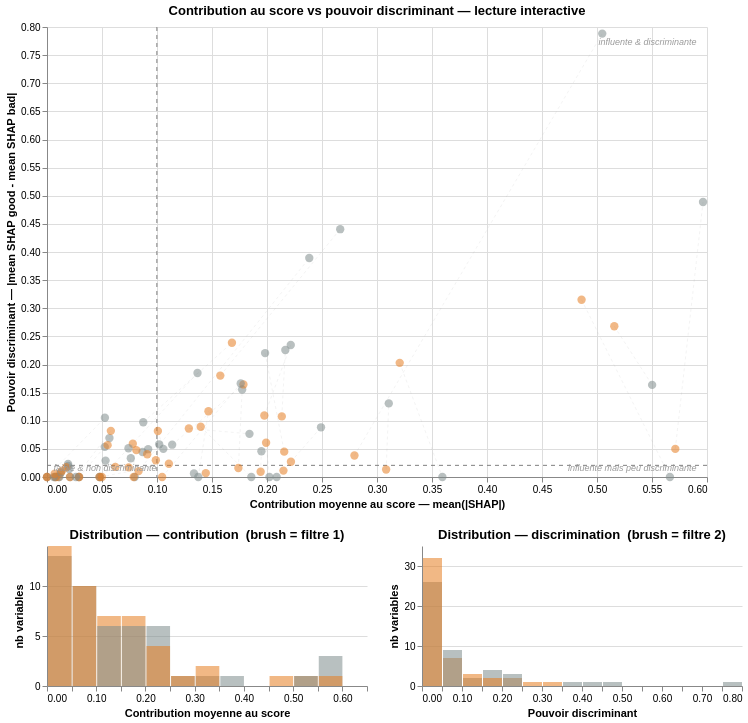

Source (notebook cell):
### Markdown cell above
De plus :) 

Les quadrants permettent une lecture immédiate du rôle des variables ! 

- **haut droite** = variables à la fois influentes et discriminantes 
- **haut gauche** = variables  peu influentes mais discriminantes 
- **bas droite** =  variables influentes mais peu discriminantes 
- **bas gauche** =  variables faibles et peu informatives

### Code cell
import altair as alt

def _parse_feat(feat):
    if feat.startswith('num__'):
        return feat[5:], None
    if feat.startswith('cat__'):
        rest = feat[5:]
        for c in sorted(cat_cols, key=len, reverse=True):
            if rest.startswith(c + '_'):
                return c, rest[len(c) + 1:]
    return feat, None

# ── Dataframe format long : une ligne par (feature, région) + fréquences + jumeau ──
_rows = []
for feat in feature_names:
    col, modality = _parse_feat(feat)
    for region, m_good, m_bad, ccol, dcol, scol in [
        ('reliable', young_good_reliable, young_bad_reliable,
         'contribution_reliable', 'abs_delta_reliable', 'delta_reliable'),
        ('overlap',  young_good_overlap,  young_bad_overlap,
         'contribution_overlap',  'abs_delta_overlap',  'delta_overlap'),
    ]:
        if modality is not None:
            fg = (float((X_test.loc[m_good, col].astype(str) == str(modality)).mean())
                  if m_good.sum() else np.nan)
            fb = (float((X_test.loc[m_bad, col].astype(str) == str(modality)).mean())
                  if m_bad.sum() else np.nan)
            vtype = 'catégorielle'
            fg_str = f'{fg:.0%}' if not np.isnan(fg) else 'n/d'
            fb_str = f'{fb:.0%}' if not np.isnan(fb) else 'n/d'
        else:
            fg = fb = np.nan
            vtype = 'numérique'
            fg_str = fb_str = '— (numérique)'
        _rows.append({
            'feature': feat, 'region': region,
            'contribution': float(cd_df.loc[feat, ccol]),
            'discrimination': float(cd_df.loc[feat, dcol]),
            'delta_shap': float(cd_df.loc[feat, scol]),
            'type': vtype, 'freq_good': fg, 'freq_bad': fb,
            'freq_good_str': fg_str, 'freq_bad_str': fb_str,
        })

_by_feat = {}
for r in _rows:
    _by_feat.setdefault(r['feature'], {})[r['region']] = r
for feat, d in _by_feat.items():
    rel, ov = d['reliable'], d['overlap']
    rel['sib_contribution'], rel['sib_discrimination'] = ov['contribution'], ov['discrimination']
    ov['sib_contribution'],  ov['sib_discrimination']  = rel['contribution'], rel['discrimination']

alt_df = pd.DataFrame(_rows)

x_thr = float(cd_df['contribution_overlap'].median())
y_thr = float(cd_df['abs_delta_overlap'].median())
x_max = float(alt_df['contribution'].max())
y_max = float(alt_df['discrimination'].max())

region_scale = alt.Scale(domain=['reliable', 'overlap'], range=['#7F8C8D', '#E67E22'])
_feat_options = sorted(alt_df['feature'].unique().tolist())

# ════════ MOYENS DE FILTRAGE — définissent la population affichée ════════
# 1) brush sur la distribution des contributions
contrib_brush = alt.selection_interval(
    fields=['contribution'], encodings=['x'], name='brush_contribution')
# 2) brush sur la distribution du pouvoir discriminant
discrim_brush = alt.selection_interval(
    fields=['discrimination'], encodings=['x'], name='brush_discrimination')
# 3) brush 2D directement sur la carte
map_brush = alt.selection_interval(encodings=['x', 'y'], name='brush_map')
# 4) menu déroulant : isoler une variable précise
var_param = alt.param(
    name='var_param', value=None,
    bind=alt.binding_select(options=[None] + _feat_options,
                            name='Isoler une variable : '),
)

# ════════ INVESTIGATION — sur la carte filtrée ════════
# clic-toggle sur un point pour le mettre en avant
feature_sel = alt.selection_point(fields=['feature'], toggle=True, empty=False)

# ── Règle de paire : un point reste si LUI ou son jumeau passe les 4 filtres ──
def _c_ok(v):
    return ("(!isValid(brush_contribution.contribution) || ("
            f"{v} >= brush_contribution.contribution[0] && "
            f"{v} <= brush_contribution.contribution[1]))")
def _d_ok(v):
    return ("(!isValid(brush_discrimination.discrimination) || ("
            f"{v} >= brush_discrimination.discrimination[0] && "
            f"{v} <= brush_discrimination.discrimination[1]))")
def _map_ok(vc, vd):
    return ("((!isValid(brush_map.contribution) || ("
            f"{vc} >= brush_map.contribution[0] && {vc} <= brush_map.contribution[1])) && "
            "(!isValid(brush_map.discrimination) || ("
            f"{vd} >= brush_map.discrimination[0] && {vd} <= brush_map.discrimination[1])))")
_list_ok = "(var_param == null || var_param == datum.feature)"

_self_pass = (f"({_c_ok('datum.contribution')} && {_d_ok('datum.discrimination')} && "
              f"{_map_ok('datum.contribution', 'datum.discrimination')} && {_list_ok})")
_sib_pass = (f"({_c_ok('datum.sib_contribution')} && {_d_ok('datum.sib_discrimination')} && "
             f"{_map_ok('datum.sib_contribution', 'datum.sib_discrimination')} && {_list_ok})")
_pair_expr = f"({_self_pass} || {_sib_pass})"

_tooltip = [
    alt.Tooltip('feature:N',        title='Variable'),
    alt.Tooltip('region:N',         title='Région'),
    alt.Tooltip('type:N',           title='Type'),
    alt.Tooltip('contribution:Q',   title='Contribution',   format='.3f'),
    alt.Tooltip('discrimination:Q', title='Discrimination', format='.3f'),
    alt.Tooltip('delta_shap:Q',     title='Δ SHAP signé',   format='.3f'),
    alt.Tooltip('freq_good_str:N',  title='Fréq. modalité | good'),
    alt.Tooltip('freq_bad_str:N',   title='Fréq. modalité | bad'),
]

# ── Lignes pointillées reliant les 2 régions d'une même variable ──
connectors = alt.Chart(alt_df).mark_line(
    strokeDash=[3, 3], color='#9A9A9A', size=1,
).encode(
    x='contribution:Q', y='discrimination:Q', detail='feature:N',
    opacity=alt.condition(feature_sel, alt.value(0.85), alt.value(0.12)),
).transform_filter(_pair_expr)

# ── Nuage de points : porte les sélections (investigation + brush carte + menu) ──
points = alt.Chart(alt_df).mark_point(filled=True).encode(
    x=alt.X('contribution:Q',
            title='Contribution moyenne au score — mean(|SHAP|)'),
    y=alt.Y('discrimination:Q',
            title='Pouvoir discriminant — |mean SHAP good - mean SHAP bad|'),
    color=alt.Color('region:N', title='Région', scale=region_scale),
    opacity=alt.condition(feature_sel, alt.value(1.0), alt.value(0.55)),
    size=alt.condition(feature_sel, alt.value(220), alt.value(70)),
    tooltip=_tooltip,
).add_params(feature_sel, map_brush, var_param).transform_filter(_pair_expr)

# ── Étiquettes : variables investiguées (cliquées) ET dans la population ──
labels = alt.Chart(alt_df).mark_text(
    dx=10, dy=-10, fontSize=10, fontWeight='bold',
).encode(
    x='contribution:Q', y='discrimination:Q', text='feature:N',
    color=alt.Color('region:N', scale=region_scale, legend=None),
).transform_filter(feature_sel).transform_filter(_pair_expr)

# ── Lignes de référence + étiquettes de quadrant ──
vline = alt.Chart(pd.DataFrame({'x': [x_thr]})).mark_rule(
    color='gray', strokeDash=[4, 4]).encode(x='x:Q')
hline = alt.Chart(pd.DataFrame({'y': [y_thr]})).mark_rule(
    color='gray', strokeDash=[4, 4]).encode(y='y:Q')

def _quad(x, y, txt, align):
    return alt.Chart(pd.DataFrame({'x': [x], 'y': [y], 't': [txt]})).mark_text(
        fontSize=9, fontStyle='italic', color='#9A9A9A', align=align,
    ).encode(x='x:Q', y='y:Q', text='t:N')

q1 = _quad(x_max * 0.99, y_max * 0.98, 'influente & discriminante', 'right')
q2 = _quad(x_max * 0.99, y_max * 0.02, 'influente mais peu discriminante', 'right')
q3 = _quad(x_max * 0.01, y_max * 0.02, 'faible & non discriminante', 'left')

scatter_map = (connectors + vline + hline + points + labels + q1 + q2 + q3).properties(
    width=660, height=450,
    title='Contribution au score vs pouvoir discriminant — lecture interactive',
)

# ── Distributions marginales par zone (sources des brushs 1 et 2) ──
contrib_hist = alt.Chart(alt_df).mark_bar(opacity=0.55).encode(
    x=alt.X('contribution:Q', bin=alt.Bin(maxbins=24),
            title='Contribution moyenne au score'),
    y=alt.Y('count():Q', title='nb variables', stack=None),
    color=alt.Color('region:N', scale=region_scale,
                    legend=alt.Legend(title='Région', orient='top')),
).add_params(contrib_brush).properties(
    width=320, height=140,
    title='Distribution — contribution  (brush = filtre 1)',
)

discrim_hist = alt.Chart(alt_df).mark_bar(opacity=0.55).encode(
    x=alt.X('discrimination:Q', bin=alt.Bin(maxbins=24),
            title='Pouvoir discriminant'),
    y=alt.Y('count():Q', title='nb variables', stack=None),
    color=alt.Color('region:N', scale=region_scale, legend=None),
).add_params(discrim_brush).properties(
    width=320, height=140,
    title='Distribution — discrimination  (brush = filtre 2)',
)

chart = alt.vconcat(
    scatter_map,
    alt.hconcat(contrib_hist, discrim_hist),
).configure_view(strokeOpacity=0)

chart
